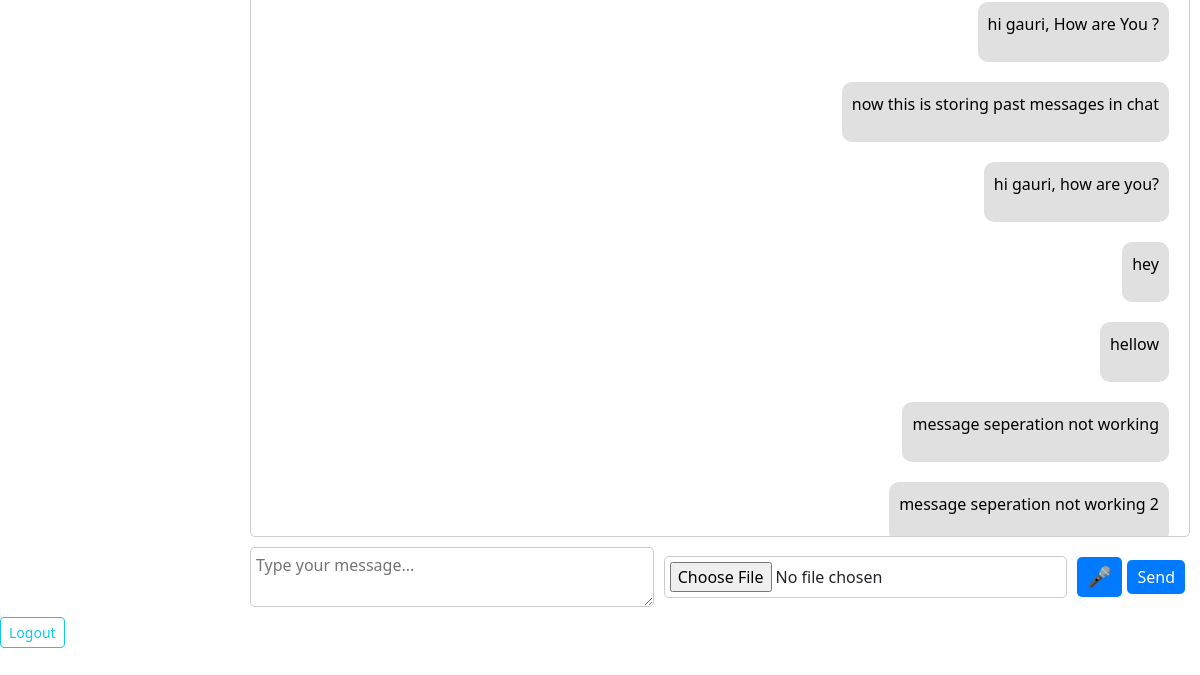
Before: /?user=gauri (signed in, lower part) with the older database file.
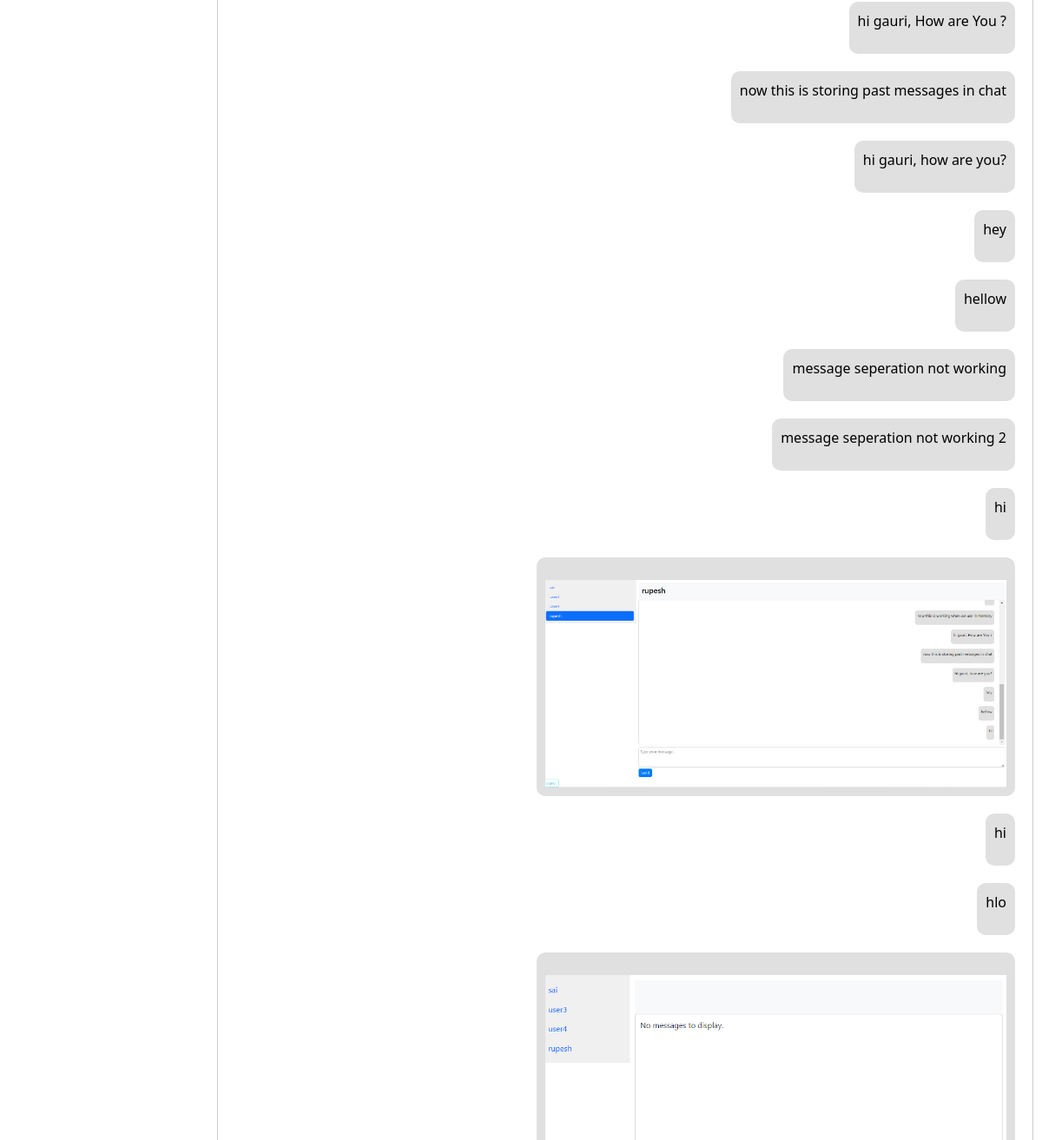
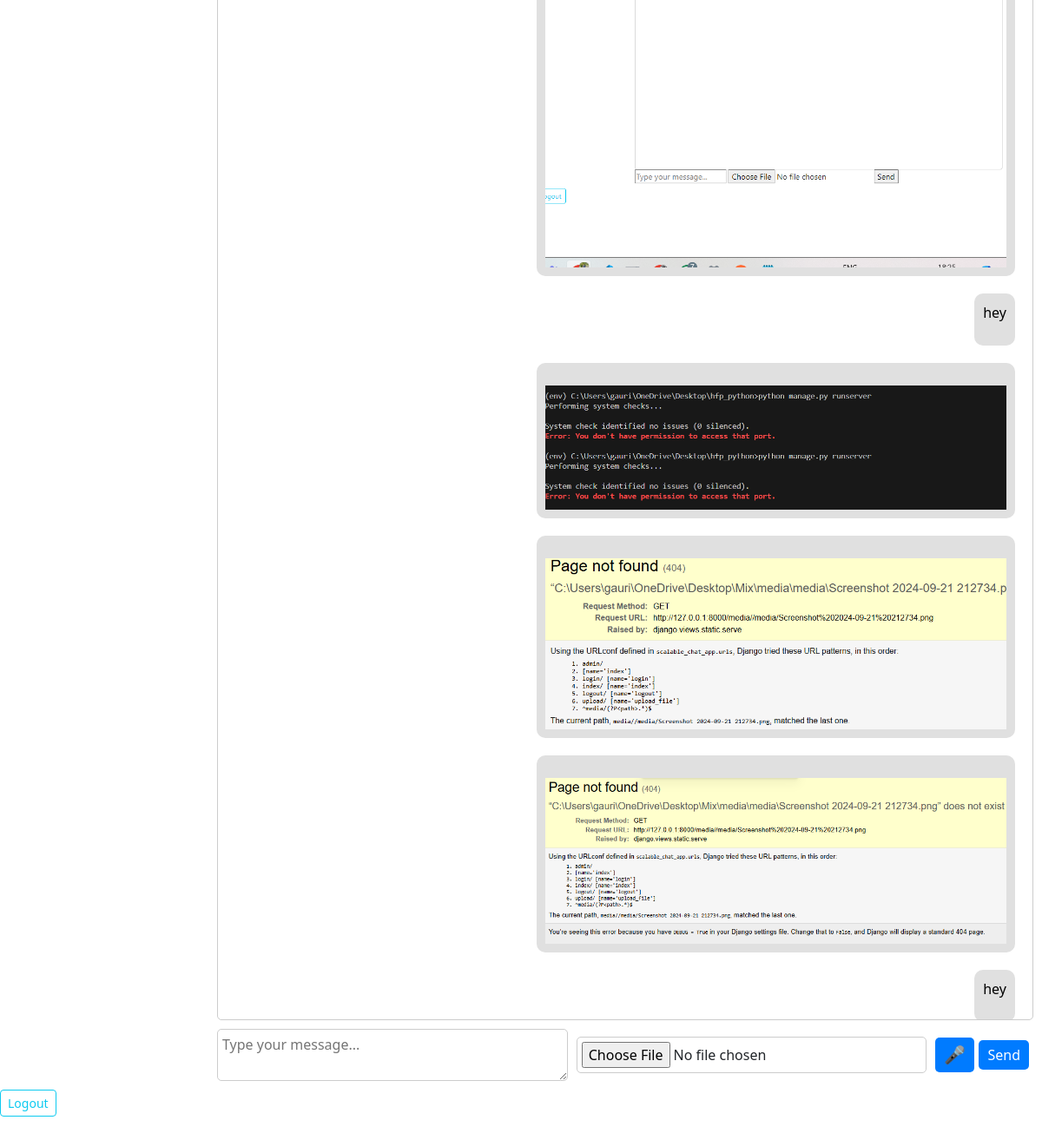
After: the same page with the newer database file (2 pictures, top to bottom).
### app/models.py (models this page shows, shortened)
class Message(models.Model):
    chat = models.ForeignKey(to=Mychats, on_delete=models.CASCADE, related_name='messages')
    user = models.ForeignKey(to=User, on_delete=models.CASCADE, related_name='received_messages')
    sender = models.ForeignKey(to=User, on_delete=models.CASCADE, related_name='sent_messages', null=True)  # Allow null
    msg = models.TextField()
    attachment = models.FileField(upload_to='attachments/', null=True, blank=True)
    text = models.TextField(blank=True, null=True)
    audio_file = models.FileField(upload_to='audio/', blank=True, null=True)
    timestamp = models.DateTimeField(auto_now_add=True)

### app/views.py (the view)
# urls.py: path('',index,name='index'),
@login_required
def index(request):
    frnd_name = request.GET.get('user', None)
    mychats_data = None
    messages = None
    if frnd_name:
        frnd_ = User.objects.filter(username=frnd_name).first()
        if frnd_:
            mychats_data = Mychats.objects.filter(me=request.user, frnd=frnd_).first()
            if not mychats_data:
                mychats_data = Mychats.objects.filter(me=frnd_, frnd=request.user).first()
            if mychats_data:
                messages = Message.objects.filter(chat=mychats_data).order_by('timestamp')
    frnds = User.objects.exclude(pk=request.user.id)
    return render(request, 'index.html', {
        'my': mychats_data,
        'chats': messages,  # Pass the messages to the template
        'frnds': frnds
    })

### app/templates/index.html (shortened to what this page needs)
<!DOCTYPE html>
<html lang="en">
<head>
    <link href="https://cdn.jsdelivr.net/npm/bootstrap@5.3.2/dist/css/bootstrap.min.css" rel="stylesheet">
</head>
<body>
    <div class="main">
        <div class="d-flex align-items-start chat-container">
            <div class="chat-content">
                <div class="chat-messages">
                    {% if chats %}
                        {% for chat in chats %}
                            {% if chat.user == request.user %}
                                <div class="chat-card">
                                    <p>{{ chat.msg }}</p>
                                    {% if chat.attachment %}
                                    {% with chat.attachment.url|lower as attachment_url %}
                                        {% if attachment_url|slice:"-4:" == ".jpg" or attachment_url|slice:"-4:" == ".png" or attachment_url|slice:"-4:" == ".gif" %}
                                            <img src="{{ chat.attachment.url }}" alt="Image" style="max-width: 100%; height: auto;" />
                                        {% elif attachment_url|slice:"-4:" == ".pdf" %}
                                            <iframe src="{{ chat.attachment.url }}" width="100%" height="600px"></iframe>
                                        {% elif attachment_url|slice:"-4:" == ".txt" %}
                                            <iframe src="{{ chat.attachment.url }}" width="100%" height="300px"></iframe>
                                        {% else %}
                                            <a href="{{ chat.attachment.url }}" target="_blank">Download Attachment</a>
                                        {% endif %}
                                    {% endwith %}
                                    {% endif %}
                                </div>
                            {% endif %}
                        {% endfor %}
                    {% else %}
                        <p>No messages to display.</p>
                    {% endif %}
                </div>
                <div class="input-section">
                    <textarea class="message-input" placeholder="Type your message..." id="chat-input"></textarea>
                    <input type="file" class="attachment-input" />
                    <button class="mic-button" id="mic-button">🎤</button>
                    <button class="send-button" id="send-button">Send</button>
                </div>
            </div>
        </div>
    </div>
    <a href="{% url 'logout' %}" class="btn btn-outline-info btn-sm">Logout</a>
</body>
</html>

### app/templates/index.html (style rules this page uses)
.chat-container { display: flex; }
.chat-content { width: 80%; background-color: #fff; padding: 10px; }
.chat-messages { height: 70vh; overflow-y: auto; border: 1px solid #ccc; border-radius: 5px; padding: 10px; }
.input-section { display: flex; align-items: center; margin-top: 10px; }
.message-input, .attachment-input { flex: 1; border: 1px solid #ccc; border-radius: 5px; padding: 5px; margin-right: 10px; }
.send-button, .mic-button { background-color: #007bff; color: #fff; border: none; border-radius: 5px; padding: 5px 10px; cursor: pointer; margin-right: 5px; }
.mic-button { font-size: 20px; }
.chat-card { background-color: #e0e0e0; color: #000; max-width: 60%; padding: 10px; border-radius: 10px; margin: 10px; clear: both; word-wrap: break-word; float: right; }

Changed rows visible on the page:
added Message: msg "hi"
added Message: attachment (picture)
added Message: msg "hi"
added Message: msg "hlo"
added Message: attachment (picture)
added Message: msg "hey"
added Message: attachment (picture)
added Message: attachment (picture)
added Message: attachment (picture)
added Message: msg "hey"
